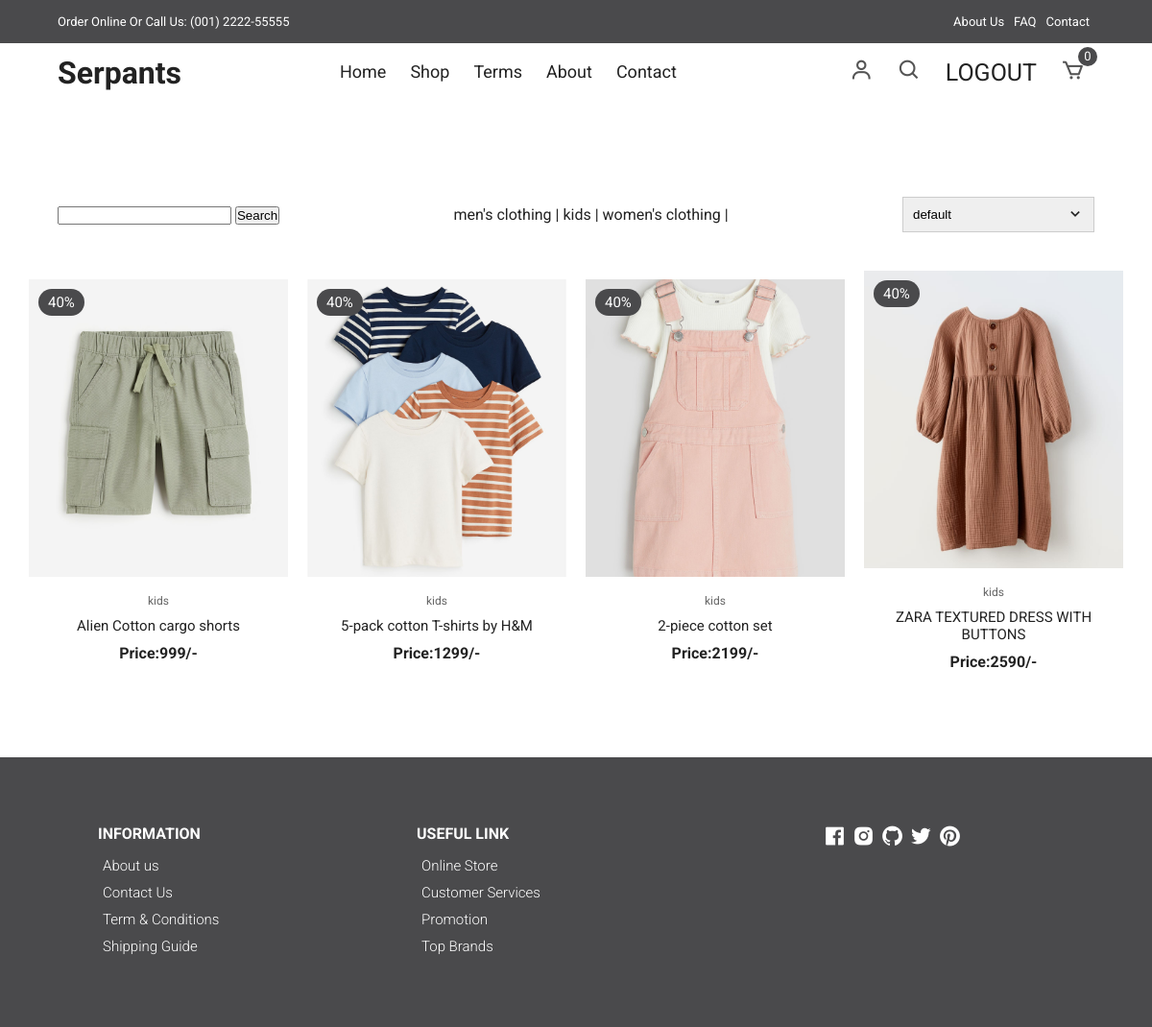
Page /index/?category=kids (signed in) on the committed database.
### store/models.py (models this page shows, shortened)
class Category(models.Model):
    name=models.CharField(max_length=200,unique=True)
    created_date=models.DateTimeField(auto_now_add=True)
    updated_date=models.DateTimeField(auto_now=True)
    is_active=models.BooleanField(default=True)
    def __str__(self):
        return self.name

class Product(models.Model):
    title=models.CharField(max_length=200)
    description=models.TextField(null=True)
    image=models.ImageField(upload_to="product_images",default="default.jpg",null=True,blank=True)
    category_object=models.ForeignKey(Category,on_delete=models.CASCADE,related_name="item")
    size_object=models.ManyToManyField(Size)
    price=models.PositiveIntegerField()
    created_date=models.DateTimeField(auto_now_add=True)
    updated_date=models.DateTimeField(auto_now=True)
    is_active=models.BooleanField(default=True)
    tag_objects=models.ManyToManyField(Tag,null=True)

### store/views.py (the view, shortened to what this page needs)
# urls.py: path("index/",views.IndexView.as_view(),name="index"),
@method_decorator([signinrequired,never_cache],name="dispatch")
class IndexView(View):
    def get(self,request,*args,**kwargs):
        qs=Product.objects.all()
        categories=Category.objects.all()
        tags=Tag.objects.all()
        selected_category=request.GET.get("category")
        if selected_category:
            qs=qs.filter(category_object__name=selected_category)
        return render(request,"index.html",{"data":qs,"categories":categories,"tags":tags})

### store/context_processors.py (called while the page is built)
def basket_count(request):
    if request.user.is_authenticated:
        count=request.user.cart.cart_item_count
        return {"cart_count":count}
    else:
        return{"cart_count":0}

### store/models.py (called while the page is built)
    @property
    def cart_items(self):   #--here--self=basket---
        return self.cartitem.filter(is_order_placed=False)

    @property
    def cart_item_count(self):
        return self.cart_items.count()

### store/templates/index.html (shortened to what this page needs)
{%extends 'base.html'%}
{%block main_block%}
<section class="section all-products" id="products">
    <div class="top container">
      <div>
        <form action="" method="post">
          <input list="tag" type="text" name="tag">
          <button type="submit">Search</button>
        </form>
      </div>
      <div>
        {%for cat in categories%}
             <a href="{%url 'index'%}?category={{cat.name}}">{{cat.name}}</a>    <span> | </span>
        {%endfor%}
      </div>
      <form>
        <select>
            <option value="1">default</option>
        </select>
        <span><i class="bx bx-chevron-down"></i></span>
      </form>
    </div>
    <div class="product-center container">
      {%for p in data%}
      <div class="product-item">
        <div class="overlay">
          <a href="productDetails.html" class="product-thumb">
            <img src="{{p.image.url}}" alt="" />
          </a>
          <span class="discount">40%</span>
        </div>
        <div class="product-info">
          <span>{{p.category_object}}</span>
          <a href="{%url 'product-detail' p.id%}">{{p.title}}</a>
          <h4> Price:{{p.price}}/-</h4>
        </div>
        <ul class="icons">
        </ul>
      </div>
      {%endfor%}
    </div>
  </section>
{%endblock%}

### store/static/css/styles.css (style rules this page uses)
:root { --white: #fff; --black: #222; --green: #4a4a4c; --grey1: #f0f0f0; --grey2: #e9d7d3; }
*, *::before, *::after { margin: 0; padding: 0; box-sizing: inherit; }
html { box-sizing: border-box; font-size: 62.5%; }
body { font-family: 'Roboto', sans-serif; font-size: 1.6rem; background-color: var(--white); color: var(--black); font-weight: 400; font-style: normal; }
a { text-decoration: none; color: var(--black); }
.container { max-width: 114rem; margin: 0 auto; padding: 0 3rem; }
.section { padding: 10rem 0 5rem 0; overflow: hidden; }
.product-center { display: flex; align-items: center; justify-content: center; flex-wrap: wrap; max-width: 120rem; margin: 0 auto; padding: 0 2rem; }
.product-item { position: relative; width: 27rem; margin: 0 auto; margin-bottom: 3rem; }
.product-thumb img { width: 100%; height: 31rem; object-fit: cover; transition: all 500ms linear; }
.product-info { padding: 1rem; text-align: center; }
.product-info span { display: inline-block; font-size: 1.2rem; color: #666; margin-bottom: 1rem; }
.product-info a { font-size: 1.5rem; display: block; margin-bottom: 1rem; transition: all 300ms ease; }
.product-item .icons { position: absolute; left: 50%; top: 35%; transform: translateX(-50%); display: flex; align-items: center; }
.product-item .overlay { position: relative; overflow: hidden; cursor: pointer; width: 100%; }
.product-item .overlay::after { content: ''; position: absolute; top: 0; left: 0; width: 100%; height: 100%; background-color: rgba(0, 0, 0, 0.5); visibility: hidden; opacity: 0; transition: 300ms ease-out; }
.product-item .discount { position: absolute; top: 1rem; left: 1rem; background-color: var(--green); padding: 0.5rem 1rem; color: var(--white); border-radius: 2rem; font-size: 1.5rem; }
.section .top { display: flex; align-items: center; justify-content: space-between; margin-bottom: 4rem; }
.all-products .top select { font-family: 'Poppins', sans-serif; width: 20rem; padding: 1rem; border: 1px solid #ccc; appearance: none; outline: none; }
form { position: relative; z-index: 1; }
form span { position: absolute; top: 50%; right: 1rem; transform: translateY(-50%); font-size: 2rem; z-index: 0; }

### rows in the picture
Category: name "men's clothing"
Category: name "kids"
Category: name "women's clothing"
Product: image (picture), category_object "kids", title "Alien Cotton cargo shorts", price "999"
Product: image (picture), category_object "kids", title "5-pack cotton T-shirts by H&M", price "1299"
Product: image (picture), category_object "kids", title "2-piece cotton set", price "2199"
Product: image (picture), category_object "kids", title "ZARA TEXTURED DRESS WITH BUTTONS", price "2590"

### other values in the picture
{{ cart_count }} "0"
